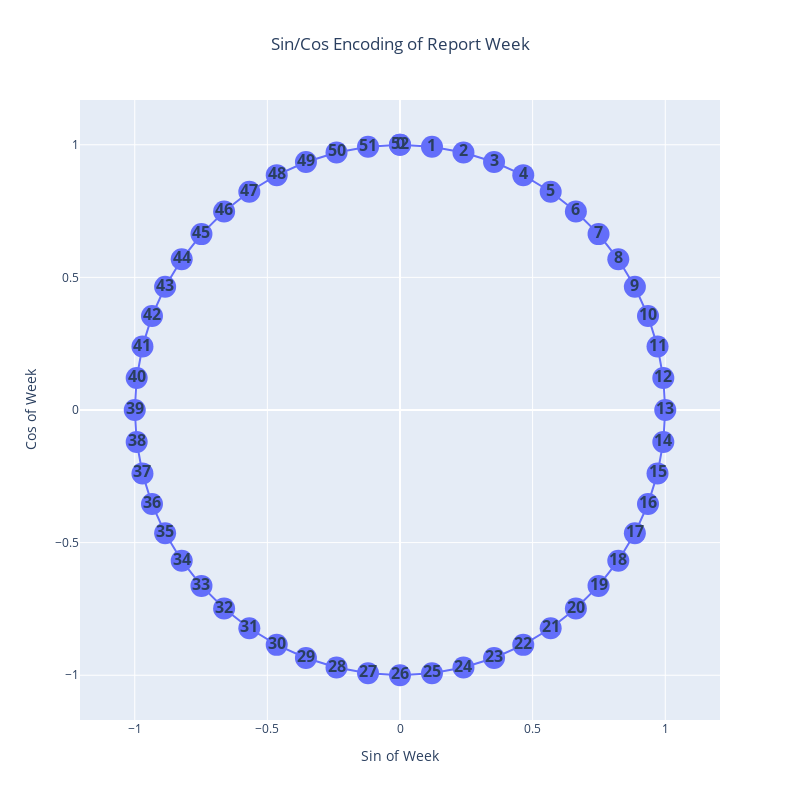

The notebook cell saved with this chart:
### Code cell
df_weekly_averages = add_column_cyclical_features(df_weekly_averages, 'report_week', 52, 1)

fig1 = go.Figure()
fig1.add_trace(go.Scatter(
     x=df_weekly_averages['sin_report_week'],
     y=df_weekly_averages['cos_report_week'],
     name='Sin vs Cos for Report Week',
     mode='lines+markers+text',
     text=["<b>" + str(i) + "</b>" for i in range(0,60)],
     showlegend=False
 ))
fig1.update_traces(textfont_size=16, marker=dict(size=22))
fig1.update_layout(hovermode="x", xaxis_title="Sin of Week", yaxis_title="Cos of Week", 
                   yaxis = dict(scaleanchor = "x", scaleratio = 1), width=800, height=800, 
                   legend=dict(orientation="h", x=0.05), title="Sin/Cos Encoding of Report Week", title_x=0.5)
fig1.show()

### Figure 1 — Plotly figure (JSON) as saved in the notebook; plotly's stock layout.template omitted (floating-point values rounded to 4 significant figures)
{"data": [{"marker": {"size": 22}, "mode": "lines+markers+text", "name": "Sin vs Cos for Report Week", "showlegend": false, "text": ["<b>0</b>", "<b>1</b>", "<b>2</b>", "<b>3</b>", "<b>4</b>", "<b>5</b>", "<b>6</b>", "<b>7</b>", "<b>8</b>", "<b>9</b>", "<b>10</b>", "<b>11</b>", "<b>12</b>", "<b>13</b>", "<b>14</b>", "<b>15</b>", "<b>16</b>", "<b>17</b>", "<b>18</b>", "<b>19</b>", "<b>20</b>", "<b>21</b>", "<b>22</b>", "<b>23</b>", "<b>24</b>", "<b>25</b>", "<b>26</b>", "<b>27</b>", "<b>28</b>", "<b>29</b>", "<b>30</b>", "<b>31</b>", "<b>32</b>", "<b>33</b>", "<b>34</b>", "<b>35</b>", "<b>36</b>", "<b>37</b>", "<b>38</b>", "<b>39</b>", "<b>40</b>", "<b>41</b>", "<b>42</b>", "<b>43</b>", "<b>44</b>", "<b>45</b>", "<b>46</b>", "<b>47</b>", "<b>48</b>", "<b>49</b>", "<b>50</b>", "<b>51</b>", "<b>52</b>", "<b>53</b>", "<b>54</b>", "<b>55</b>", "<b>56</b>", "<b>57</b>", "<b>58</b>", "<b>59</b>"], "textfont": {"size": 16}, "type": "scatter", "x": [0, 0.1205, 0.2393, 0.3546, 0.4647, 0.5681, 0.6631, 0.7485, 0.823, 0.8855, 0.935, 0.9709, 0.9927, 1, 0.9927, 0.9709, 0.935, 0.8855, 0.823, 0.7485, 0.6631, 0.5681, 0.4647, 0.3546, 0.2393, 0.1205, -3.216e-16, -0.1205, -0.2393, -0.3546, -0.4647, -0.5681, -0.6631, -0.7485, -0.823, -0.8855, -0.935, -0.9709, -0.9927, -1, -0.9927, -0.9709, -0.935, -0.8855, -0.823, -0.7485, -0.6631, -0.5681, -0.4647, -0.3546, -0.2393, -0.1205, 6.432e-16], "y": [1, 0.9927, 0.9709, 0.935, 0.8855, 0.823, 0.7485, 0.6631, 0.5681, 0.4647, 0.3546, 0.2393, 0.1205, -1.608e-16, -0.1205, -0.2393, -0.3546, -0.4647, -0.5681, -0.6631, -0.7485, -0.823, -0.8855, -0.935, -0.9709, -0.9927, -1, -0.9927, -0.9709, -0.935, -0.8855, -0.823, -0.7485, -0.6631, -0.5681, -0.4647, -0.3546, -0.2393, -0.1205, -1.837e-16, 0.1205, 0.2393, 0.3546, 0.4647, 0.5681, 0.6631, 0.7485, 0.823, 0.8855, 0.935, 0.9709, 0.9927, 1]}], "layout": {"height": 800, "hovermode": "x", "legend": {"orientation": "h", "x": 0.05}, "title": {"text": "Sin/Cos Encoding of Report Week", "x": 0.5}, "width": 800, "xaxis": {"autorange": true, "domain": [0, 1], "range": [-1.206, 1.206], "title": {"text": "Sin of Week"}, "type": "linear"}, "yaxis": {"autorange": true, "domain": [0, 1], "range": [-1.169, 1.169], "scaleanchor": "x", "scaleratio": 1, "title": {"text": "Cos of Week"}, "type": "linear"}}}
